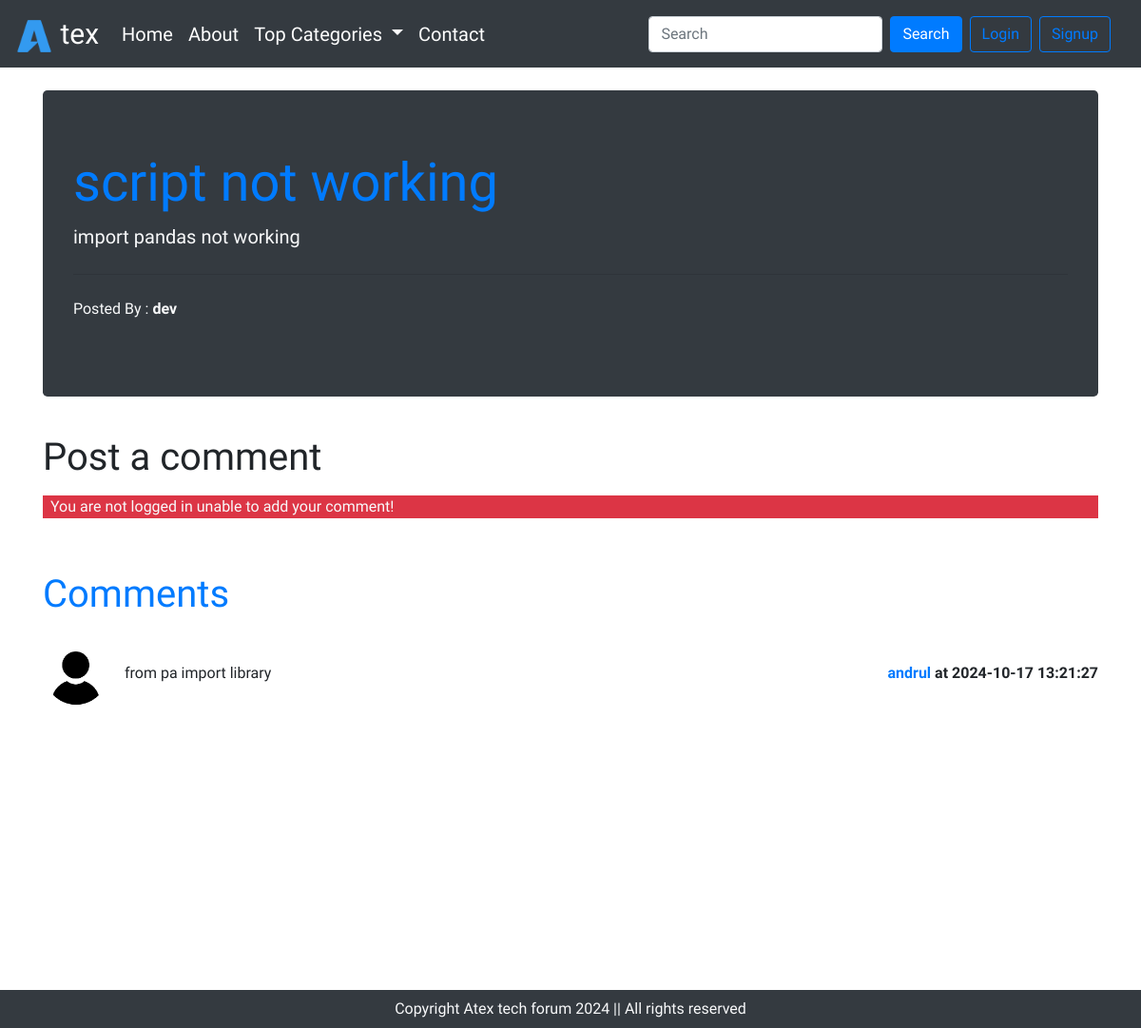
Page /thread.php?threadid=30 on the committed database.
### tables this page shows
CREATE TABLE `threads` (
  `sno` int(11) NOT NULL,
  `thread_id` int(7) NOT NULL,
  `thread_title` varchar(255) NOT NULL,
  `thread_description` text NOT NULL,
  `thread_cat_id` int(7) NOT NULL,
  `thread_user_id` int(7) NOT NULL,
  `dt` datetime NOT NULL DEFAULT current_timestamp()
);

CREATE TABLE `users` (
  `sno` int(8) NOT NULL,
  `user_email` varchar(30) NOT NULL,
  `user_pass` varchar(255) NOT NULL,
  `dt` datetime NOT NULL DEFAULT current_timestamp()
);

CREATE TABLE `comments` (
  `comments_id` int(8) NOT NULL,
  `comment_content` text NOT NULL,
  `comment_by` int(8) NOT NULL,
  `comment_time` datetime NOT NULL DEFAULT current_timestamp(),
  `thread_id` int(8) NOT NULL
);

### thread.php (the view, shortened to what this page needs)
<!doctype html>
<html lang="en">
<head>
    <link rel="stylesheet" href="https://cdn.jsdelivr.net/npm/bootstrap@4.6.2/dist/css/bootstrap.min.css"
>
        <link rel="stylesheet" href="style.css">
</head>
<body>
    <?php include './Partials/_dbconnect.php'; ?>
    <?php include './Partials/_header.php'; ?>
    <?php
        $id = $_GET['threadid'];
        $sql = "SELECT * FROM `threads` WHERE thread_id='$id' ";
        $result = mysqli_query($conn,$sql);
        while($row = mysqli_fetch_assoc($result)){
            $title = $row['thread_title'];
            $desc = $row['thread_description'];
            $wel_user_id = $row['thread_user_id'];
            $sql0 = "SELECT user_email FROM `users` WHERE sno='$wel_user_id' ";
            $result0 = mysqli_query($conn,$sql0);
            $row0 = mysqli_fetch_assoc($result0);
            $posted_by = $row0['user_email'];
        }
    ?>
    <div class="container my-4 ">
        <div class="jumbotron bg-dark text-light">
            <h1 class="display-4 text-primary"><b><?php echo $title; ?></b></h1>
            <p class="lead"><?php echo $desc; ?></p>
            <hr class="my-4">
            <p>Posted By : <b><?php echo $posted_by; ?></b></p>
        </div>
    </div>
    <?php
        if(isset($_SESSION['loggedin']) && $_SESSION['loggedin'] == true){
            echo '
            <div class="container">
                <h1 class="py-2 text-primary" >Post a comment</h1>
                <form action="'.$_SERVER['REQUEST_URI'].'" method="post">
                    <div class="form-group">
                        <label for="exampleFormControlTextarea1">reply here </label>
                        <textarea class="form-control" id="comment" name="comment" rows="3"></textarea>
                        <input type="hidden" name="sno" value=" '.$_SESSION['sno'].' ">
                    </div>
                    <button type="submit" class="btn btn-dark">Post Comment</button>
                </form>
            </div>';
        }
        else{
            echo '
            <div class="container ">
                <h1 class="py-2">Post a comment</h1>
                <p class="bg-danger text-light px-2"> You are not logged in unable to add your comment!</p>
            </div>';
        }
    ?>
    <div class="container my-5 "  id="ques">
        <h1 class="py-2 text-primary">Comments</h1>
        <?php
            $id = $_GET['threadid'];
            $sql = "SELECT * FROM `comments` WHERE thread_id = $id ";
            $result = mysqli_query($conn,$sql);
            while($row = mysqli_fetch_assoc($result)){
                $content = $row['comment_content'];
                $c_time = $row['comment_time'];
                $user_id = $row['comment_by'];
                $sql2 = "SELECT user_email FROM `users` WHERE sno='$user_id' ";
                $result2 = mysqli_query($conn,$sql2);
                $row2 = mysqli_fetch_assoc($result2);
                echo '
                <div class="media my-3 d-flex align-items-center">
                    <img src="./Img/user.jpg" width="70px" class=" mr-3" alt="...">
                    <div class="media-body">'.$content.'
                    </div>'.'
                    <p class="font-weight-bold my-0">
                        <span class=" font-weight-bold my-0 text-primary">'.$row2['user_email'].'</span>
                        at '.$c_time.'
                    </p>
                '.'</div>';
            }
        ?>
    </div>
    <?php include './Partials/_footer.php';?>
</body>
</html>

### style.css (style rules this page uses)
body { font-family: "Ubuntu Condensed", sans-serif; }

### thread.php (style rules this page uses)
#ques { min-height: 400px; }

### rows in the picture
threads: thread_title "script not working", thread_description "import pandas not working"
users: user_email "dev"
comments: comment_content "from pa import library", users.user_email "andrul", comment_time "2024-10-17 13:21:27"
